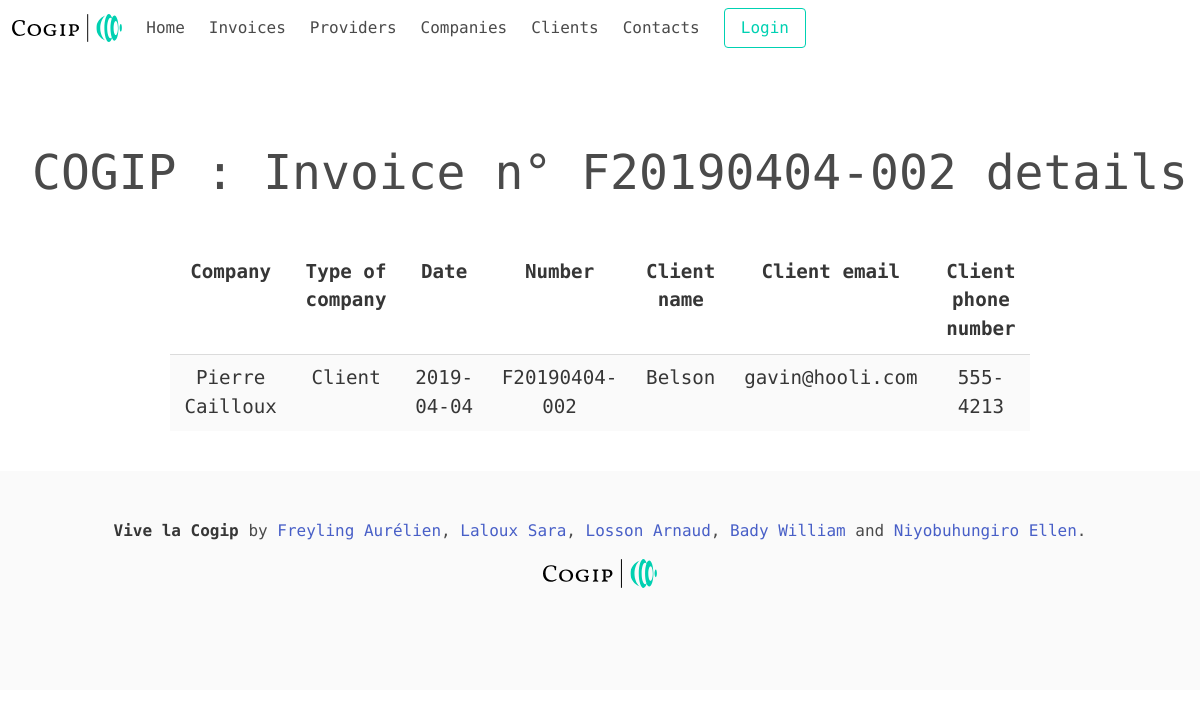
Screenshot of /index.php?route=invoicesDetails&id=3 with the database file from the repository.
### tables this page shows
CREATE TABLE IF NOT EXISTS `invoices` (
  `id` int(11) NOT NULL AUTO_INCREMENT,
  `number` varchar(255) NOT NULL,
  `date` date NOT NULL,
  `company_id` int(11) DEFAULT NULL,
  `people_id` int(11) DEFAULT NULL,
  PRIMARY KEY (`id`),
  KEY `company_id` (`company_id`),
  KEY `people_id` (`people_id`)
);

CREATE TABLE IF NOT EXISTS `companies` (
  `id` int(11) NOT NULL AUTO_INCREMENT,
  `name` varchar(255) NOT NULL,
  `country` varchar(255) NOT NULL,
  `VAT_number` varchar(255) NOT NULL,
  `type_id` int(11) DEFAULT NULL,
  PRIMARY KEY (`id`),
  KEY `type_id` (`type_id`)
);

CREATE TABLE IF NOT EXISTS `types` (
  `id` int(11) NOT NULL AUTO_INCREMENT,
  `type` varchar(255) NOT NULL,
  PRIMARY KEY (`id`)
);

CREATE TABLE IF NOT EXISTS `peoples` (
  `id` int(11) NOT NULL AUTO_INCREMENT,
  `firstname` varchar(255) NOT NULL,
  `lastname` varchar(255) NOT NULL,
  `email` varchar(255) NOT NULL,
  `phone_number` varchar(255) NOT NULL,
  `company_id` int(11) DEFAULT NULL,
  PRIMARY KEY (`id`),
  KEY `company_id` (`company_id`)
);

### controllers/invoiceController.php (called while the page is built, shortened)
<?php
require './models/invoiceModel.php';
class InvoiceController
{
    public function displayInvoicesCompanyClients($pdo)
    {
        $id = $_GET['id'];
        $invoice = new Invoice($pdo);
        $list = $invoice->getInvoicesCompanyClients($id);
        require 'views/invoicesDetails.php';
    }
}

### models/invoiceModel.php (called while the page is built, shortened)
<?php
class Invoice
{
    private $connexion;
    public function __construct(\PDO $pdo)
    {
        $this->connexion = $pdo;
    }
    public function getInvoicesCompanyClients($id)
    {
        return $this->connexion->query("SELECT c.name, i.number, i.date, t.type, p.lastname, p.email, p.phone_number
        FROM invoices as i
        LEFT JOIN companies as c ON c.id = i.company_id
        LEFT JOIN types as t ON t.id = c.type_id
        LEFT JOIN  peoples as p ON p.id = i.people_id
        WHERE i.id = $id");
    }
}

### views/invoicesDetails.php (the view, shortened to what this page needs)
<?php
require 'views/header.php';
?>
<main class="container is-fluid main-container">
    <section class="level">
        <h1 class="level-item has-text-centered">
            COGIP : Invoice n° <?php foreach ($list as $test) {
                                    echo $test['number']; ?> details
        </h1>
    </section>
    <article class="level-item has-text-centered">
        <table class='invoicesTable table is-striped'>
            <tr>
                <th>Company</th>
                <th>Type of company</th>
                <th>Date</th>
                <th>Number</th>
                <th>Client name</th>
                <th>Client email</th>
                <th>Client phone number</th>
            </tr>
        <?php
                                    echo "<tr>";
                                    echo "<td>" . $test['name'] . "</td>";
                                    echo "<td>" . $test['type'] . "</td>";
                                    echo "<td>" . $test['date'] . "</td>";
                                    echo "<td>" . $test['number'] . "</td>";
                                    echo "<td>" . $test['lastname'] . "</td>";
                                    echo "<td>" . $test['email'] . "</td>";
                                    echo "<td>" . $test['phone_number'] . "</td>";
                                    echo "</tr>";
                                } ?>
        </table>
    </article>
</main>
<?php
require 'views/footer.php'; ?>

### assets/css/style.css (style rules this page uses)
.main-container { height: auto; }
.main-container section h1 { font-family: 'M PLUS 1 Code', sans-serif; margin-top: 10vh; font-size: 3rem; }
.main-container article { -webkit-box-orient: vertical; -webkit-box-direction: normal; -ms-flex-direction: column; flex-direction: column; font-family: 'M PLUS 1 Code', sans-serif; margin-top: 5vh; font-size: 1.2rem; }
.invoicesTable { width: 75%; height: auto; font-family: 'M PLUS 1 Code', sans-serif; }

### rows the page displays
invoices: number "F20190404-002", company.name "Pierre Cailloux", types.type "Client", date "2019-04-04", people.lastname "Belson", people.email "gavin@hooli.com", people.phone_number "555-4213"
